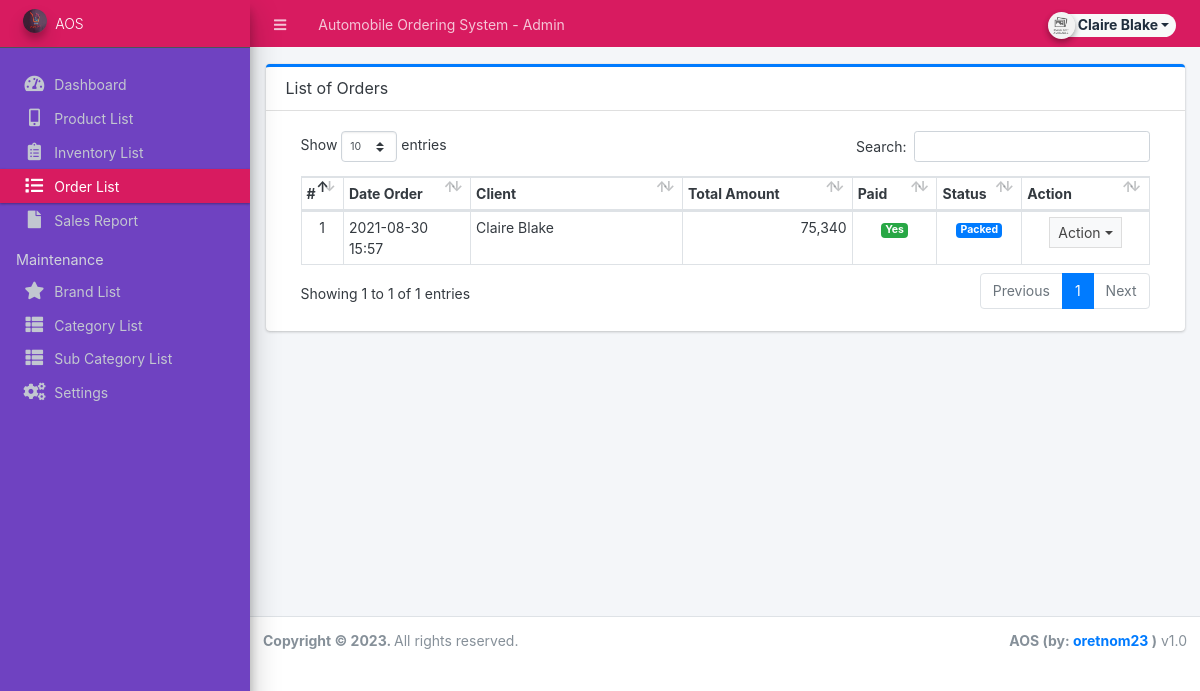
Page /admin/?page=orders (signed in) on the committed database.
### tables this page shows
CREATE TABLE `orders` (
  `id` int(30) NOT NULL,
  `client_id` int(30) NOT NULL,
  `delivery_address` text NOT NULL,
  `payment_method` varchar(100) NOT NULL,
  `order_type` tinyint(1) NOT NULL COMMENT '1= pickup,2= deliver',
  `amount` double NOT NULL,
  `status` tinyint(2) NOT NULL DEFAULT 0,
  `paid` tinyint(1) NOT NULL DEFAULT 0,
  `date_created` datetime NOT NULL DEFAULT current_timestamp(),
  `date_updated` datetime DEFAULT NULL ON UPDATE current_timestamp()
);

### admin/orders/index.php (the view, shortened to what this page needs)
<div class="card card-outline card-primary">
	<div class="card-header">
		<h3 class="card-title">List of Orders</h3>
	</div>
	<div class="card-body">
		<div class="container-fluid">
        <div class="container-fluid">
			<table class="table table-bordered table-stripped">
				<colgroup>
					<col width="5%">
					<col width="15%">
					<col width="25%">
					<col width="20%">
					<col width="10%">
					<col width="10%">
					<col width="15%">
				</colgroup>
				<thead>
					<tr>
						<th>#</th>
						<th>Date Order</th>
						<th>Client</th>
						<th>Total Amount</th>
						<th>Paid</th>
						<th>Status</th>
						<th>Action</th>
					</tr>
				</thead>
				<tbody>
					<?php
					$i = 1;
						$qry = $conn->query("SELECT o.*,concat(c.firstname,' ',c.lastname) as client from `orders` o inner join clients c on c.id = o.client_id order by unix_timestamp(o.date_created) desc ");
						while($row = $qry->fetch_assoc()):
					?>
						<tr>
							<td class="text-center"><?php echo $i++; ?></td>
							<td><?php echo date("Y-m-d H:i",strtotime($row['date_created'])) ?></td>
							<td><?php echo $row['client'] ?></td>
							<td class="text-right"><?php echo number_format($row['amount']) ?></td>
							<td class="text-center">
                                <?php if($row['paid'] == 0): ?>
                                    <span class="badge badge-light">No</span>
                                <?php else: ?>
                                    <span class="badge badge-success">Yes</span>
                                <?php endif; ?>
                            </td>
							<td class="text-center">
                                <?php if($row['status'] == 0): ?>
                                    <span class="badge badge-light">Pending</span>
                                <?php elseif($row['status'] == 1): ?>
                                    <span class="badge badge-primary">Packed</span>
								<?php elseif($row['status'] == 2): ?>
                                    <span class="badge badge-warning">Out for Delivery</span>
								<?php elseif($row['status'] == 3): ?>
                                    <span class="badge badge-success">Delivered</span>
								<?php elseif($row['status'] == 5): ?>
                                    <span class="badge badge-success">Picked Up</span>
                                <?php else: ?>
                                    <span class="badge badge-danger">Cancelled</span>
                                <?php endif; ?>
                            </td>
							<td align="center">
								 <button type="button" class="btn btn-flat btn-default btn-sm dropdown-toggle dropdown-icon" data-toggle="dropdown">
				                  		Action
				                  </button>
							</td>
						</tr>
					<?php endwhile; ?>
				</tbody>
			</table>
		</div>
		</div>
	</div>
</div>

### rows in the picture
orders: date_created "2021-08-30 15:57", client "Claire Blake", amount "75,340", paid "Yes", status "Packed"

### other values in the picture
$_settings->info('name') "Automobile Ordering System"
$_settings->userdata('firstname').' '.$_settings->userdata('lastname') "Claire Blake"
$_settings->info('short_name') "AOS"
